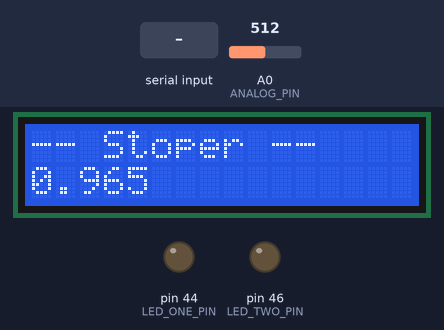
Recording of a sketch running on a simulated Arduino Mega 2560, built with avr-gcc and run on an emulated ATmega2560. Shown: 16×2 character LCD, output pins drawn as LEDs (lit = HIGH). Inputs (shaded band) come from the test bench; at power-on: A0 (ANALOG_PIN) = 512. Random numbers use the default seed unless the sketch sets one; what the sketch prints to the serial monitor is not drawn.

Above: at 1.2 s.
1.3 s: "1\n" received over Serial
At 1.71 s:
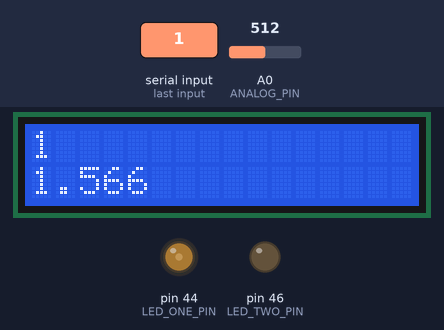
3.9 s: A0 (ANALOG_PIN) set to 0
At 4.42 s:
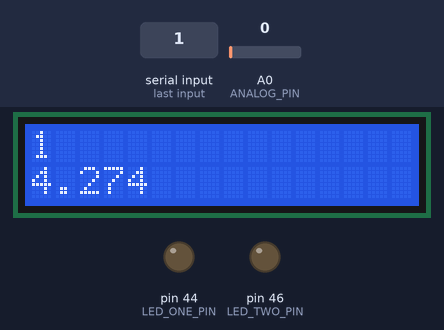
6.3 s: byte 10 ('\n') received over Serial
At 6.52 s:
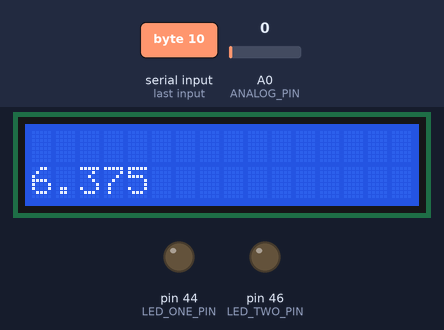
7.8 s: A0 (ANALOG_PIN) set to 122
At 8.02 s:
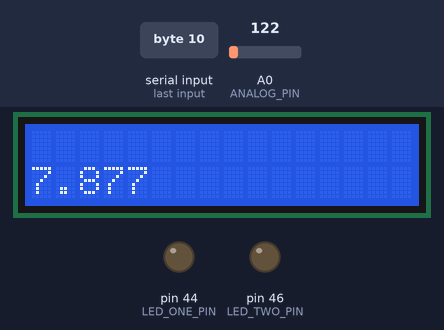
Timing chart, 0 to 10.3 s (numbered marks = the images above; inputs shaded):
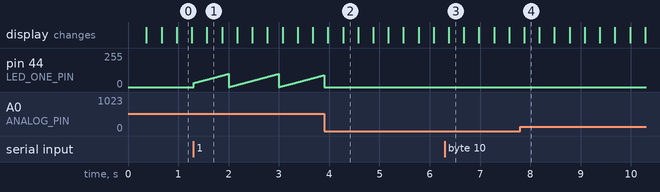

Measured:
- after the input at 1.3 s, pin 44 (LED_ONE_PIN): ramps from 0/255 to 99/255 and jumps back, once every 1.0 s

The sketch:

home-lcs-system.sketch.ino
```cpp
// include the library code:
#include <LiquidCrystal.h>

// initialize the library with the numbers of the interface pins
LiquidCrystal lcd(8, 9, 4, 5, 6, 7);

const int LED_ONE_PIN = 44;
const int LED_TWO_PIN = 46;

bool LED_ONE_ENABLED = false;
bool LED_TWO_ENABLED = false;

int val = 0;  // variable to store the value read
int ANALOG_PIN = A0; // potentiometer wiper (middle terminal) connected to analog pin 3

String x = "";         // a String to hold incoming data
String inputString = "";         // a String to hold incoming data

bool stringComplete = false;  // whether the string is complete

void setup() {
  Serial.begin(9600);
  inputString.reserve(200);

  pinMode(LED_ONE_PIN, OUTPUT);
  pinMode(LED_TWO_PIN, OUTPUT);

  // set up the LCD's number of columns and rows:
  lcd.begin(16, 2);
  lcd.setCursor(0, 0);
  lcd.print("-- Stoper --");
}

void loop() {
  if (stringComplete) {
    lcd.setCursor(0, 0);
    lcd.print(inputString);
    lcd.print("           ");
    lcd.setCursor(0, 1);
    // routing logic here
    Serial.println(inputString);

    LED_ONE_ENABLED = true;
    analogWrite(LED_ONE_PIN, 255);
    // clear the string:
    inputString = "";
    stringComplete = false;
  }

  // set the cursor to column 0, line 1
  // (note: line 1 is the second row, since counting begins with 0):
  lcd.setCursor(0, 0);
  val = analogRead(ANALOG_PIN);
  if (val == 204) {
      lcd.setCursor(0, 0);
      lcd.print("Lap time: ");
      lcd.print(millis()/1000);
      lcd.print(".");
      lcd.print(millis()%1000);
      lcd.setCursor(0, 1);
  } else if (val == 622) {
    LED_ONE_ENABLED = true;
    analogWrite(LED_ONE_PIN, 255);
  } else if (val == 0) {
    LED_ONE_ENABLED = false;
    analogWrite(LED_ONE_PIN, 0);
  } else if (val == 822) {
    LED_TWO_ENABLED = true;

  }
  lcd.setCursor(0, 1);
  // print the number of seconds since reset:
  lcd.print(millis()/1000);
  if (millis()/10000000000 % 2 == 0) {
    if (LED_ONE_ENABLED) {
      float pwrReq = (millis() % 1000) / 10;
      analogWrite(LED_ONE_PIN, pwrReq);
    }
    if (LED_TWO_ENABLED) {
      analogWrite(LED_TWO_PIN, random(100));
      lcd.setCursor(0, 0);
      lcd.print("K6 Dice Roll: ");
      lcd.print(random(6));
      lcd.setCursor(0, 1);
      LED_TWO_ENABLED = false;
    }
  }
  printTimeFromMilliTime();
}

/*
  SerialEvent occurs whenever a new data comes in the hardware serial RX. This
  routine is run between each time loop() runs, so using delay inside loop can
  delay response. Multiple bytes of data may be available.
*/
void serialEvent() {
  while (Serial.available()) {
    // get the new byte:
    char inChar = (char)Serial.read();
    // add it to the inputString:
    lcd.setCursor(0, 0);
    lcd.println(inputString);
    lcd.setCursor(0, 1);
    // if the incoming character is a newline, set a flag so the main loop can
    // do something about it:
    if (inChar == '\n') {
      stringComplete = true;
    } else {
      inputString += inChar;
    }
  }
}

String printTimeFromMilliTime()
{
  millis();
  lcd.print(".");
  lcd.print(millis() % 1000);
}
```
